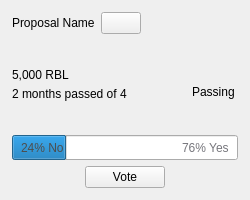
<?xml version="1.0" encoding="UTF-8"?>
<ui version="4.0">
 <class>ProposalCard</class>
 <widget class="QWidget" name="ProposalCard">
  <property name="geometry">
   <rect>
    <x>0</x>
    <y>0</y>
    <width>250</width>
    <height>200</height>
   </rect>
  </property>
  <property name="sizePolicy">
   <sizepolicy hsizetype="MinimumExpanding" vsizetype="MinimumExpanding">
    <horstretch>0</horstretch>
    <verstretch>0</verstretch>
   </sizepolicy>
  </property>
  <property name="minimumSize">
   <size>
    <width>250</width>
    <height>200</height>
   </size>
  </property>
  <property name="maximumSize">
   <size>
    <width>320</width>
    <height>200</height>
   </size>
  </property>
  <layout class="QVBoxLayout" name="verticalLayout_2">
   <property name="spacing">
    <number>0</number>
   </property>
   <property name="leftMargin">
    <number>0</number>
   </property>
   <property name="topMargin">
    <number>0</number>
   </property>
   <property name="rightMargin">
    <number>0</number>
   </property>
   <property name="bottomMargin">
    <number>0</number>
   </property>
   <item>
    <widget class="QWidget" name="card" native="true">
     <property name="sizePolicy">
      <sizepolicy hsizetype="Preferred" vsizetype="Minimum">
       <horstretch>0</horstretch>
       <verstretch>0</verstretch>
      </sizepolicy>
     </property>
     <property name="minimumSize">
      <size>
       <width>0</width>
       <height>200</height>
      </size>
     </property>
     <property name="styleSheet">
      <string notr="true"/>
     </property>
     <layout class="QVBoxLayout" name="verticalLayout_3" stretch="4,4,2,4">
      <property name="leftMargin">
       <number>12</number>
      </property>
      <property name="topMargin">
       <number>12</number>
      </property>
      <property name="rightMargin">
       <number>12</number>
      </property>
      <property name="bottomMargin">
       <number>12</number>
      </property>
      <item>
       <layout class="QHBoxLayout" name="horizontalLayout_3">
        <item>
         <widget class="QLabel" name="labelPropName">
          <property name="text">
           <string>Proposal Name</string>
          </property>
         </widget>
        </item>
        <item>
         <widget class="QPushButton" name="btnLink">
          <property name="sizePolicy">
           <sizepolicy hsizetype="Fixed" vsizetype="Fixed">
            <horstretch>0</horstretch>
            <verstretch>0</verstretch>
           </sizepolicy>
          </property>
          <property name="cursor">
           <cursorShape>PointingHandCursor</cursorShape>
          </property>
          <property name="text">
           <string/>
          </property>
         </widget>
        </item>
        <item>
         <spacer name="horizontalSpacer_4">
          <property name="orientation">
           <enum>Qt::Horizontal</enum>
          </property>
          <property name="sizeHint" stdset="0">
           <size>
            <width>40</width>
            <height>20</height>
           </size>
          </property>
         </spacer>
        </item>
       </layout>
      </item>
      <item>
       <widget class="QWidget" name="widget" native="true">
        <layout class="QHBoxLayout" name="horizontalLayout">
         <property name="spacing">
          <number>0</number>
         </property>
         <property name="leftMargin">
          <number>0</number>
         </property>
         <property name="topMargin">
          <number>0</number>
         </property>
         <property name="rightMargin">
          <number>0</number>
         </property>
         <property name="bottomMargin">
          <number>0</number>
         </property>
         <item>
          <widget class="QWidget" name="containerAmount" native="true">
           <property name="sizePolicy">
            <sizepolicy hsizetype="Preferred" vsizetype="Fixed">
             <horstretch>0</horstretch>
             <verstretch>0</verstretch>
            </sizepolicy>
           </property>
           <layout class="QVBoxLayout" name="verticalLayout">
            <property name="spacing">
             <number>5</number>
            </property>
            <property name="sizeConstraint">
             <enum>QLayout::SetMinimumSize</enum>
            </property>
            <property name="leftMargin">
             <number>0</number>
            </property>
            <property name="topMargin">
             <number>0</number>
            </property>
            <property name="rightMargin">
             <number>0</number>
            </property>
            <property name="bottomMargin">
             <number>0</number>
            </property>
            <item alignment="Qt::AlignBottom">
             <widget class="QLabel" name="labelPropAmount">
              <property name="text">
               <string>5,000 RBL</string>
              </property>
             </widget>
            </item>
            <item>
             <widget class="QLabel" name="labelPropMonths">
              <property name="text">
               <string>2 months passed of 4</string>
              </property>
             </widget>
            </item>
           </layout>
          </widget>
         </item>
         <item>
          <spacer name="horizontalSpacer">
           <property name="orientation">
            <enum>Qt::Horizontal</enum>
           </property>
           <property name="sizeHint" stdset="0">
            <size>
             <width>40</width>
             <height>20</height>
            </size>
           </property>
          </spacer>
         </item>
         <item alignment="Qt::AlignVCenter">
          <widget class="QLabel" name="labelStatus">
           <property name="styleSheet">
            <string notr="true">margin-top:16;</string>
           </property>
           <property name="text">
            <string>Passing</string>
           </property>
          </widget>
         </item>
        </layout>
       </widget>
      </item>
      <item>
       <widget class="QWidget" name="containerVotes" native="true">
        <property name="sizePolicy">
         <sizepolicy hsizetype="Preferred" vsizetype="Fixed">
          <horstretch>0</horstretch>
          <verstretch>0</verstretch>
         </sizepolicy>
        </property>
        <layout class="QGridLayout" name="gridLayout">
         <property name="leftMargin">
          <number>0</number>
         </property>
         <property name="topMargin">
          <number>0</number>
         </property>
         <property name="rightMargin">
          <number>0</number>
         </property>
         <property name="bottomMargin">
          <number>0</number>
         </property>
         <property name="spacing">
          <number>0</number>
         </property>
         <item row="0" column="0">
          <widget class="QProgressBar" name="votesBar">
           <property name="sizePolicy">
            <sizepolicy hsizetype="Expanding" vsizetype="Expanding">
             <horstretch>0</horstretch>
             <verstretch>0</verstretch>
            </sizepolicy>
           </property>
           <property name="minimumSize">
            <size>
             <width>0</width>
             <height>25</height>
            </size>
           </property>
           <property name="font">
            <font>
             <stylestrategy>NoAntialias</stylestrategy>
            </font>
           </property>
           <property name="value">
            <number>24</number>
           </property>
           <property name="textVisible">
            <bool>false</bool>
           </property>
          </widget>
         </item>
         <item row="0" column="0">
          <widget class="QWidget" name="containerText" native="true">
           <property name="minimumSize">
            <size>
             <width>0</width>
             <height>0</height>
            </size>
           </property>
           <layout class="QHBoxLayout" name="horizontalLayout_4">
            <property name="spacing">
             <number>0</number>
            </property>
            <property name="topMargin">
             <number>0</number>
            </property>
            <property name="bottomMargin">
             <number>0</number>
            </property>
            <item>
             <widget class="QLabel" name="labelNo">
              <property name="styleSheet">
               <string notr="true">color:#4D4D4D;</string>
              </property>
              <property name="text">
               <string>24% No</string>
              </property>
             </widget>
            </item>
            <item>
             <spacer name="horizontalSpacer_5">
              <property name="orientation">
               <enum>Qt::Horizontal</enum>
              </property>
              <property name="sizeHint" stdset="0">
               <size>
                <width>93</width>
                <height>20</height>
               </size>
              </property>
             </spacer>
            </item>
            <item>
             <widget class="QLabel" name="labelYes">
              <property name="styleSheet">
               <string notr="true">color:#76767C;</string>
              </property>
              <property name="text">
               <string>76% Yes</string>
              </property>
             </widget>
            </item>
           </layout>
          </widget>
         </item>
        </layout>
       </widget>
      </item>
      <item>
       <layout class="QHBoxLayout" name="horizontalLayout_2">
        <item>
         <spacer name="horizontalSpacer_2">
          <property name="orientation">
           <enum>Qt::Horizontal</enum>
          </property>
          <property name="sizeHint" stdset="0">
           <size>
            <width>40</width>
            <height>20</height>
           </size>
          </property>
         </spacer>
        </item>
        <item>
         <widget class="QPushButton" name="btnVote">
          <property name="minimumSize">
           <size>
            <width>80</width>
            <height>0</height>
           </size>
          </property>
          <property name="focusPolicy">
           <enum>Qt::NoFocus</enum>
          </property>
          <property name="styleSheet">
           <string notr="true"/>
          </property>
          <property name="text">
           <string>Vote</string>
          </property>
         </widget>
        </item>
        <item>
         <spacer name="horizontalSpacer_3">
          <property name="orientation">
           <enum>Qt::Horizontal</enum>
          </property>
          <property name="sizeHint" stdset="0">
           <size>
            <width>40</width>
            <height>20</height>
           </size>
          </property>
         </spacer>
        </item>
       </layout>
      </item>
     </layout>
    </widget>
   </item>
  </layout>
 </widget>
 <resources/>
 <connections/>
</ui>
